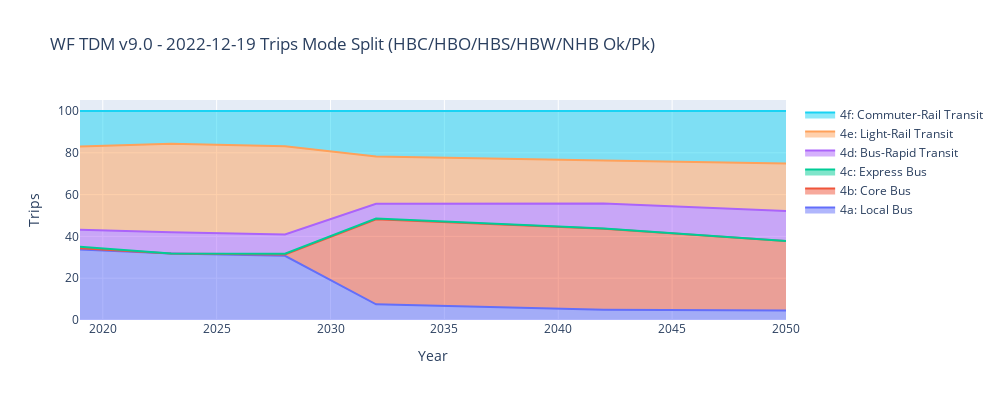
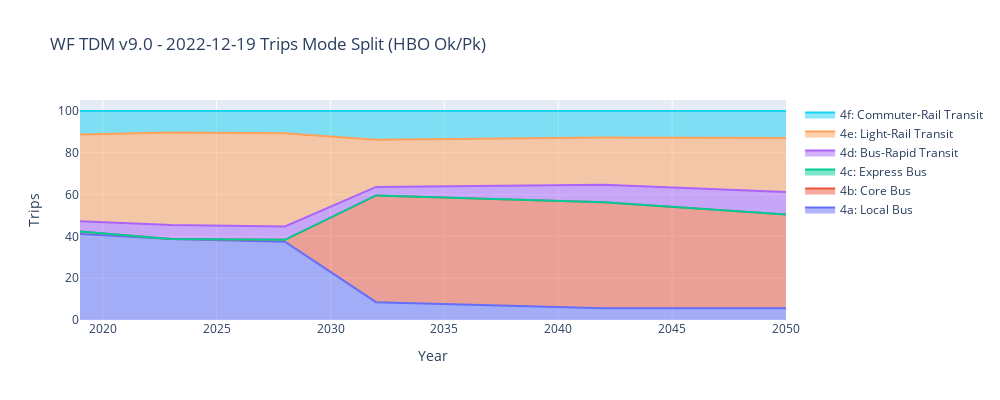
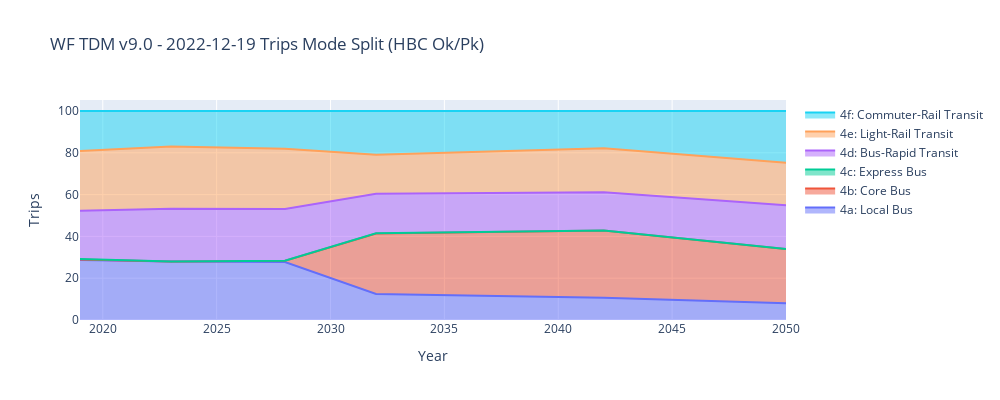
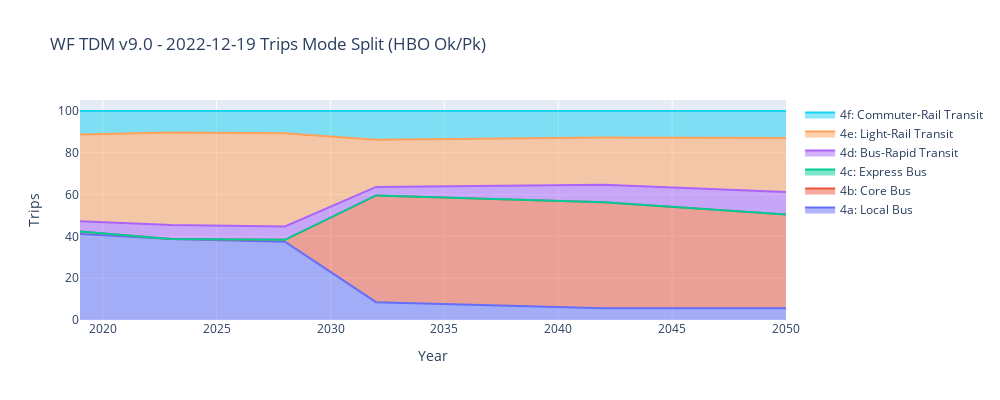

The notebook cell saved with these charts, in order:
### Code cell
# MAKE INTERACTIVE CHART
py.offline.init_notebook_mode(connected=True)

from ipywidgets import Layout

lstTdmVersionsWithDate = sorted(dfTransitSummaryPlotData['tdmVersionWithDate'].unique().tolist())
lstScenarioGroups      = sorted(dfTransitSummaryPlotData['scenarioGroup'     ].unique().tolist())
lstModes               = sorted(dfTransitSummaryPlotData['modeGroup'         ].unique().tolist())
lstTripPurp            = sorted(dfTransitSummaryPlotData['TRIPPURP'          ].unique().tolist())
lstPeriod              = sorted(dfTransitSummaryPlotData['PERIOD'            ].unique().tolist())

# remove include in all list
lstScenarioGroups = [i for i in lstScenarioGroups if i not in lstIncludeInAll] 

selectTdmVersionWithDate = widgets.Select        (options=lstTdmVersionWithDate, value=(lstTdmVersionsWithDate[2]          ), description='TDM Version'   , layout=Layout(display="flex", flex_flow='row'))
selectScenarioGroup      = widgets.Select        (options=lstScenarioGroups    , value=('RTP'                              ), description='Scenario Group', layout=Layout(display="flex", flex_flow='row'))
selectModes              = widgets.SelectMultiple(options=lstModes             , value=(lstModes[7:13]                     ), description='Mode Group'    , layout=Layout(display="flex", flex_flow='row'))
selectTripPurps          = widgets.SelectMultiple(options=lstTripPurp          , value=(lstTripPurp                        ), description='Purpose'       , layout=Layout(display="flex", flex_flow='row'))
selectPeriods            = widgets.SelectMultiple(options=lstPeriod            , value=(lstPeriod                          ), description='Periods'       , layout=Layout(display="flex", flex_flow='row'))

widgets.interactive(update_plot_stackedarea, tdmVersionWithDate=selectTdmVersionWithDate, scenarioGroup=selectScenarioGroup, modeGroups=selectModes, trippurps=selectTripPurps , periods=selectPeriods)

#ADD RAW OBSERVED CURVES

### Figure 1 — Plotly figure (JSON) as saved in the notebook; plotly's stock layout.template omitted (floating-point values rounded to 4 significant figures)
{"data": [{"groupnorm": "percent", "mode": "lines", "name": "4a: Local Bus", "stackgroup": "one", "type": "scatter", "x": [2019, 2023, 2028, 2032, 2042, 2050], "y": [41252, 40608, 50445, 16098, 13713, 15364]}, {"groupnorm": "percent", "mode": "lines", "name": "4b: Core Bus", "stackgroup": "one", "type": "scatter", "x": [2019, 2023, 2028, 2032, 2042, 2050], "y": [856, 0, 972, 87327, 107851, 112781]}, {"groupnorm": "percent", "mode": "lines", "name": "4c: Express Bus", "stackgroup": "one", "type": "scatter", "x": [2019, 2023, 2028, 2032, 2042, 2050], "y": [806, 0, 635, 704, 435, 174]}, {"groupnorm": "percent", "mode": "lines", "name": "4d: Bus-Rapid Transit", "stackgroup": "one", "type": "scatter", "x": [2019, 2023, 2028, 2032, 2042, 2050], "y": [10014, 12987, 15170, 15258, 33180, 48547]}, {"groupnorm": "percent", "mode": "lines", "name": "4e: Light-Rail Transit", "stackgroup": "one", "type": "scatter", "x": [2019, 2023, 2028, 2032, 2042, 2050], "y": [48746, 53956, 69336, 48615, 57344, 77269]}, {"groupnorm": "percent", "mode": "lines", "name": "4f: Commuter-Rail Transit", "stackgroup": "one", "type": "scatter", "x": [2019, 2023, 2028, 2032, 2042, 2050], "y": [20829, 19989, 27763, 46589, 65795, 85122]}], "layout": {"height": 400, "title": {"text": "WF TDM v9.0 - 2022-12-19 Trips Mode Split (HBC/HBO/HBS/HBW/NHB Ok/Pk)"}, "width": 1000, "xaxis": {"title": {"text": "Year"}}, "yaxis": {"title": {"text": "Trips"}}}}

### Figure 2 — Plotly figure (JSON) as saved in the notebook; plotly's stock layout.template omitted (floating-point values rounded to 4 significant figures)
{"data": [{"groupnorm": "percent", "mode": "lines", "name": "4a: Local Bus", "stackgroup": "one", "type": "scatter", "x": [2019, 2023, 2028, 2032, 2042, 2050], "y": [15790, 16318, 20677, 6516, 5571, 6691]}, {"groupnorm": "percent", "mode": "lines", "name": "4b: Core Bus", "stackgroup": "one", "type": "scatter", "x": [2019, 2023, 2028, 2032, 2042, 2050], "y": [466, 0, 496, 39102, 50280, 53633]}, {"groupnorm": "percent", "mode": "lines", "name": "4c: Express Bus", "stackgroup": "one", "type": "scatter", "x": [2019, 2023, 2028, 2032, 2042, 2050], "y": [19, 0, 10, 5, 3, 2]}, {"groupnorm": "percent", "mode": "lines", "name": "4d: Bus-Rapid Transit", "stackgroup": "one", "type": "scatter", "x": [2019, 2023, 2028, 2032, 2042, 2050], "y": [1893, 2782, 3509, 3117, 8230, 12817]}, {"groupnorm": "percent", "mode": "lines", "name": "4e: Light-Rail Transit", "stackgroup": "one", "type": "scatter", "x": [2019, 2023, 2028, 2032, 2042, 2050], "y": [15914, 18620, 24637, 17297, 22478, 30880]}, {"groupnorm": "percent", "mode": "lines", "name": "4f: Commuter-Rail Transit", "stackgroup": "one", "type": "scatter", "x": [2019, 2023, 2028, 2032, 2042, 2050], "y": [4322, 4329, 5870, 10489, 12512, 15414]}], "layout": {"height": 400, "title": {"text": "WF TDM v9.0 - 2022-12-19 Trips Mode Split (HBO Ok/Pk)"}, "width": 1000, "xaxis": {"title": {"text": "Year"}}, "yaxis": {"title": {"text": "Trips"}}}}

### Figure 3 — Plotly figure (JSON) as saved in the notebook; plotly's stock layout.template omitted (floating-point values rounded to 4 significant figures)
{"data": [{"groupnorm": "percent", "mode": "lines", "name": "4a: Local Bus", "stackgroup": "one", "type": "scatter", "x": [2019, 2023, 2028, 2032, 2042, 2050], "y": [5898, 6016, 6489, 3206, 3037, 2849]}, {"groupnorm": "percent", "mode": "lines", "name": "4b: Core Bus", "stackgroup": "one", "type": "scatter", "x": [2019, 2023, 2028, 2032, 2042, 2050], "y": [42, 0, 139, 7429, 9133, 9309]}, {"groupnorm": "percent", "mode": "lines", "name": "4c: Express Bus", "stackgroup": "one", "type": "scatter", "x": [2019, 2023, 2028, 2032, 2042, 2050], "y": [54, 0, 15, 16, 12, 5]}, {"groupnorm": "percent", "mode": "lines", "name": "4d: Bus-Rapid Transit", "stackgroup": "one", "type": "scatter", "x": [2019, 2023, 2028, 2032, 2042, 2050], "y": [4718, 5444, 5778, 4872, 5182, 7488]}, {"groupnorm": "percent", "mode": "lines", "name": "4e: Light-Rail Transit", "stackgroup": "one", "type": "scatter", "x": [2019, 2023, 2028, 2032, 2042, 2050], "y": [5870, 6396, 6772, 4777, 6003, 7255]}, {"groupnorm": "percent", "mode": "lines", "name": "4f: Commuter-Rail Transit", "stackgroup": "one", "type": "scatter", "x": [2019, 2023, 2028, 2032, 2042, 2050], "y": [3928, 3657, 4216, 5387, 5059, 8866]}], "layout": {"height": 400, "title": {"text": "WF TDM v9.0 - 2022-12-19 Trips Mode Split (HBC Ok/Pk)"}, "width": 1000, "xaxis": {"title": {"text": "Year"}}, "yaxis": {"title": {"text": "Trips"}}}}

### Figure 4 — Plotly figure (JSON) as saved in the notebook; plotly's stock layout.template omitted (floating-point values rounded to 4 significant figures)
{"data": [{"groupnorm": "percent", "mode": "lines", "name": "4a: Local Bus", "stackgroup": "one", "type": "scatter", "x": [2019, 2023, 2028, 2032, 2042, 2050], "y": [15790, 16318, 20677, 6516, 5571, 6691]}, {"groupnorm": "percent", "mode": "lines", "name": "4b: Core Bus", "stackgroup": "one", "type": "scatter", "x": [2019, 2023, 2028, 2032, 2042, 2050], "y": [466, 0, 496, 39102, 50280, 53633]}, {"groupnorm": "percent", "mode": "lines", "name": "4c: Express Bus", "stackgroup": "one", "type": "scatter", "x": [2019, 2023, 2028, 2032, 2042, 2050], "y": [19, 0, 10, 5, 3, 2]}, {"groupnorm": "percent", "mode": "lines", "name": "4d: Bus-Rapid Transit", "stackgroup": "one", "type": "scatter", "x": [2019, 2023, 2028, 2032, 2042, 2050], "y": [1893, 2782, 3509, 3117, 8230, 12817]}, {"groupnorm": "percent", "mode": "lines", "name": "4e: Light-Rail Transit", "stackgroup": "one", "type": "scatter", "x": [2019, 2023, 2028, 2032, 2042, 2050], "y": [15914, 18620, 24637, 17297, 22478, 30880]}, {"groupnorm": "percent", "mode": "lines", "name": "4f: Commuter-Rail Transit", "stackgroup": "one", "type": "scatter", "x": [2019, 2023, 2028, 2032, 2042, 2050], "y": [4322, 4329, 5870, 10489, 12512, 15414]}], "layout": {"height": 400, "title": {"text": "WF TDM v9.0 - 2022-12-19 Trips Mode Split (HBO Ok/Pk)"}, "width": 1000, "xaxis": {"title": {"text": "Year"}}, "yaxis": {"title": {"text": "Trips"}}}}
